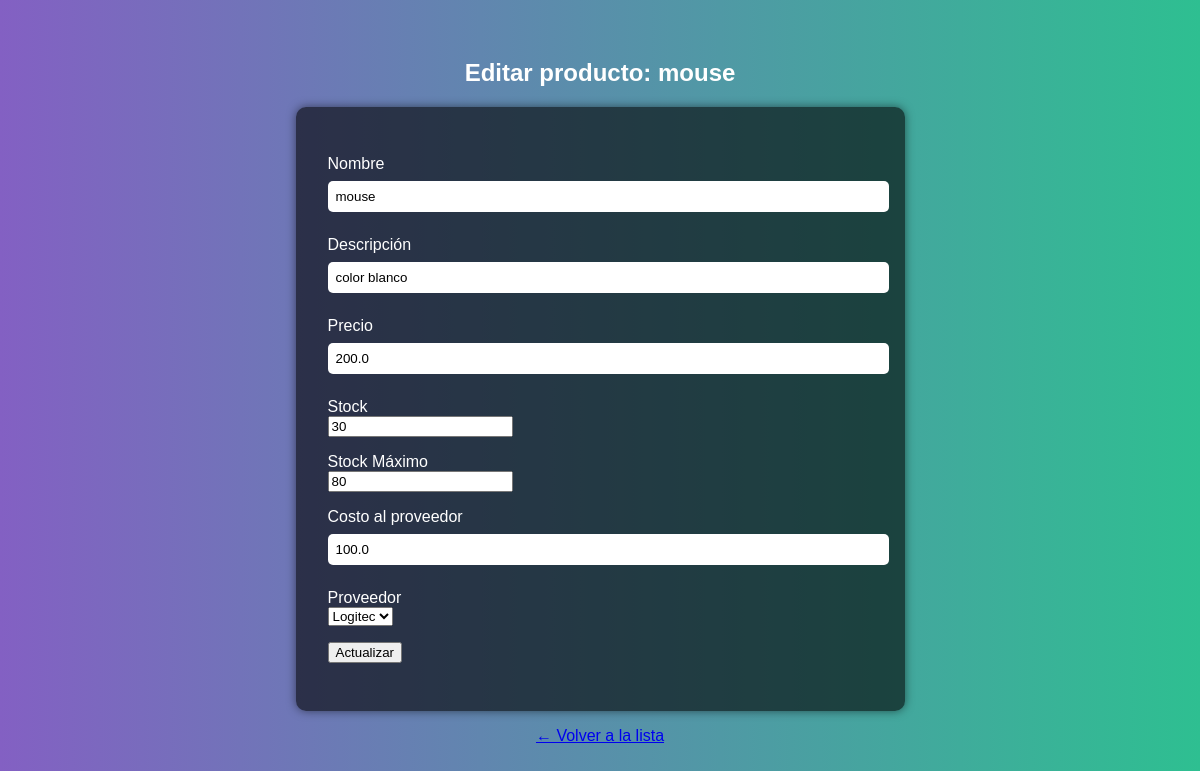
The page /editar_producto/1 (signed in) on the database its author committed.
### app/models.py (models this page shows, shortened)
class Producto(db.Model):
    id = db.Column(db.Integer, primary_key=True)
    nombre = db.Column(db.String(100), nullable=False)
    descripcion = db.Column(db.String(200))
    precio = db.Column(db.Float, nullable=False)
    costo_proveedor = db.Column(db.Float, nullable=False)
    stock = db.Column(db.Integer, nullable=False)
    stock_maximo = db.Column(db.Integer, nullable=False)
    proveedor_id = db.Column(db.Integer, db.ForeignKey('proveedor.id'), nullable=False)
    ventas = db.relationship('Venta', backref='producto', lazy=True)

### app/routes.py (the view, shortened to what this page needs)
@main.route('/editar_producto/<int:id>', methods=['GET', 'POST'])
@login_required
def editar_producto(id):
    if current_user.role != 'admin':
        flash('Acceso denegado')
        return redirect(url_for('main.dashboard'))
    producto = Producto.query.get_or_404(id)
    form = ProductoForm(obj=producto)  # Rellena el formulario con los datos existentes
    form.proveedor_id.choices = [(p.id, p.nombre) for p in Proveedor.query.all()]
    return render_template('editar_producto.html', form=form, producto=producto)

### app/forms.py
class ProductoForm(FlaskForm):
    nombre = StringField('Nombre', validators=[DataRequired()])
    descripcion = StringField('Descripción')
    precio = FloatField('Precio', validators=[DataRequired()])
    costo_proveedor = FloatField('Costo al proveedor', validators=[DataRequired()])
    stock = IntegerField('Stock', validators=[DataRequired()])
    stock_maximo = IntegerField('Stock Máximo', validators=[DataRequired()])
    proveedor_id = SelectField('Proveedor', coerce=int, validators=[DataRequired()])
    submit = SubmitField('Registrar Producto')

### app/templates/editar_producto.html (shortened to what this page needs)
{% extends 'base.html' %}
{% block content %}
<h2>Editar producto: {{ producto.nombre }}</h2>
<form method="POST">
  <p>{{ form.nombre.label }}<br>{{ form.nombre(size=32) }}</p>
  <p>{{ form.descripcion.label }}<br>{{ form.descripcion(size=64) }}</p>
  <p>{{ form.precio.label }}<br>{{ form.precio(step="0.01") }}</p>
  <p>{{ form.stock.label }}<br>{{ form.stock() }}</p>
  <p>{{ form.stock_maximo.label }}<br>{{ form.stock_maximo() }}</p>
  {% if current_user.role == 'admin' %}
  <p>{{ form.costo_proveedor.label }}<br>{{ form.costo_proveedor(step="0.01") }}</p>
  {% endif %}
  <p>{{ form.proveedor_id.label }}<br>{{ form.proveedor_id() }}</p>
  <p>{{ form.submit(value='Actualizar') }}</p>
</form>
<p><a href="{{ url_for('main.listar_productos') }}">← Volver a la lista</a></p>
{% endblock %}

### app/static/styles.css (style rules this page uses)
body { margin: 0; padding: 0; font-family: 'Arial', sans-serif; background: linear-gradient(to right, #8360c3, #2ebf91); color: #fff; min-height: 100vh; display: flex; flex-direction: column; align-items: center; justify-content: center; }
form { background: rgba(0, 0, 0, 0.6); padding: 2rem; border-radius: 10px; box-shadow: 0 0 10px rgba(0,0,0,0.5); animation: fadeIn 1s ease-in-out; }
input[type="text"], input[type="password"] { width: 100%; padding: 0.5rem; margin: 0.5rem 0; border: none; border-radius: 5px; }

### rows shown on the page
Producto: nombre "mouse", descripcion "color blanco", precio "200.0", stock "30", stock_maximo "80", costo_proveedor "100.0", proveedor_id "Logitec"
